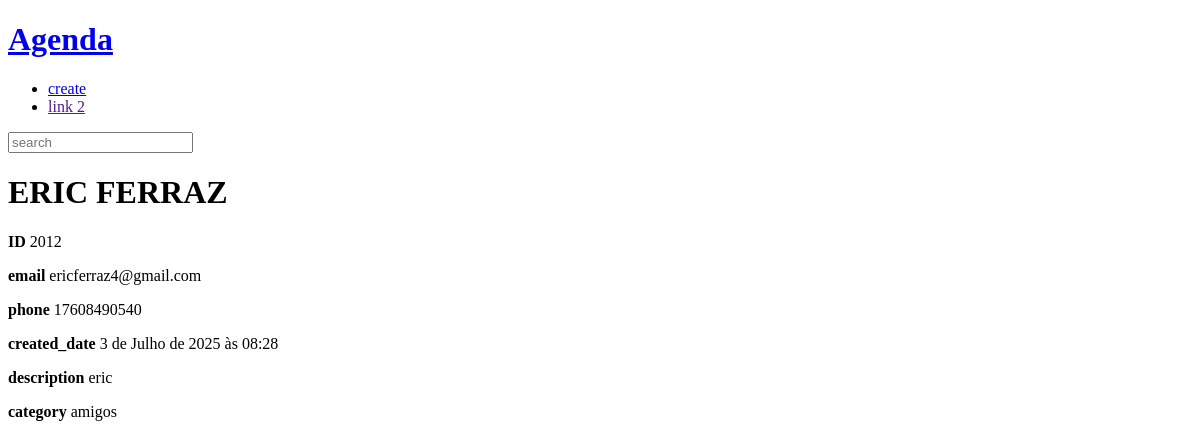
Screenshot of /contact/2012/detail with the database file from the repository.
### contact/models.py (models this page shows, shortened)
class Contact(models.Model):
    first_name = models.CharField(max_length=50)
    last_name = models.CharField(max_length=50,blank=True)
    phone = models.CharField(max_length=15)
    email = models.EmailField(max_length=254, blank=True)
    created_date = models.DateTimeField(default=timezone.now)
    description = models.TextField(blank=True)
    show = models.BooleanField(default=True)
    picture = models.ImageField(upload_to='pictures/%Y/%m', blank=True, null=True)
    Category = models.ForeignKey(
        category,
        on_delete=models.SET_NULL,
        blank=True,
        null=True,
        )

class category (models.Model):
    name = models.CharField(max_length=50, blank=True)

### contact/views/contact_views.py (the view)
# urls.py: path('contact/<int:contact_id>/detail', views.contact, name='contact'),
def contact (request, contact_id):
    single_contact = get_object_or_404 (Contact, pk=contact_id)
    site_title = f"{single_contact.first_name} {single_contact.last_name} -"
    context = {
        "contact": single_contact,
        'site_title': site_title
    }
    return render(
        request,
        "contact/contact.html",
        context
        )

### contact/templates/contact/contact.html
{% extends 'global/base.html' %}
{% block content %}
    <div class="single-contact">
      <h1 class="single-contact-name">
        {{ contact.first_name }} {{ contact.last_name }}
      </h1>
      <p><b>ID </b>{{ contact.id }} </p>
      <p><b>email </b>{{ contact.email }} </p>
      <p><b>phone </b>{{ contact.phone }} </p>
      <p><b>created_date </b>{{ contact.created_date }} </p>
      <p><b>description </b>{{ contact.description}} </p>
      <p><b>category </b>{{ contact.Category.name }} </p>
    </div>
{% endblock content %}

### base_static/global/css/style.css (style rules this page uses)
body { background-color: #ffffff; }

### rows the page displays
Contact: first_name "ERIC", last_name "FERRAZ", id "2012", email "ericferraz4@gmail.com", phone "17608490540", created_date "3 de Julho de 2025 às 08:28", description "eric", Category.name "amigos"
